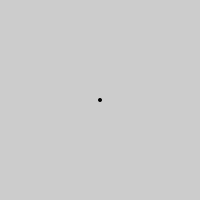
Frame 1 (no input)
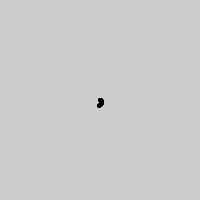
Frame 60 (the mouse pressed at the canvas centre just before this capture)
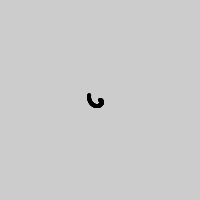
Frame 120 (the mouse held since frame 60 and released just before this capture)

The Processing sketch that drew these frames (run headless with seeded random() and noise(); from frame 60 on, the mouse is pressed at the canvas centre):

// Processing sketch: e04
// ── e04.pde
float r = 0;
float theta = 0;

void setup() {
  size(200,200);
}

void draw() {
  float x, y;
  x = r * cos(theta);
  y = r * sin(theta);
  
  translate(width/2,height/2);
  noStroke();
  fill(0);
  ellipse(x,y,4,4);
  
  r += 0.1;
  theta += 0.03;
}
